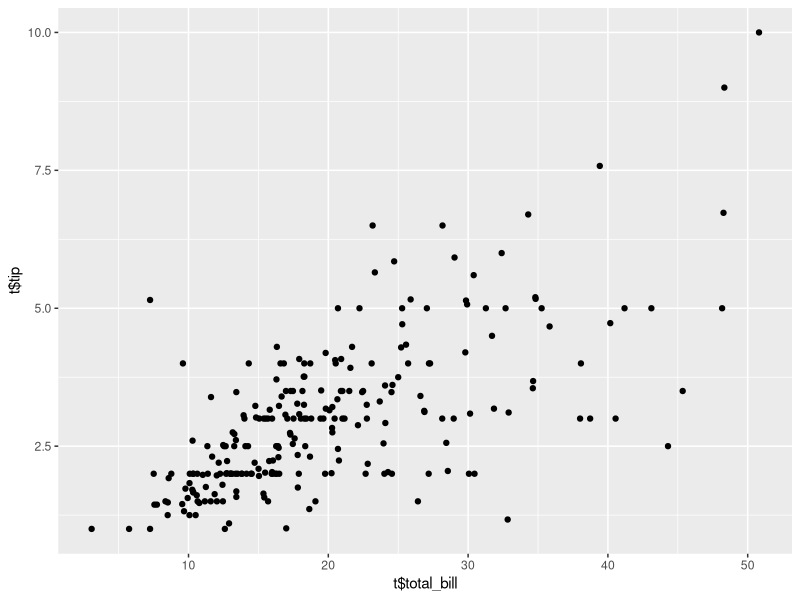
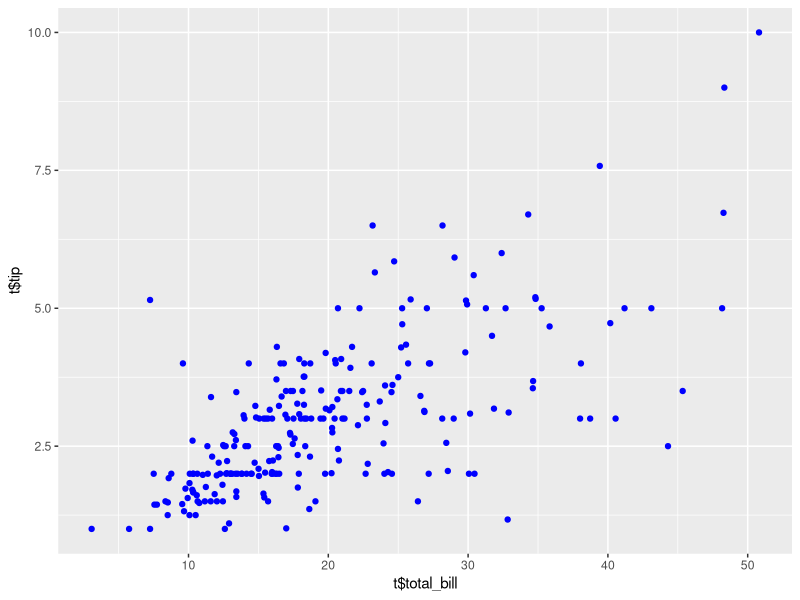
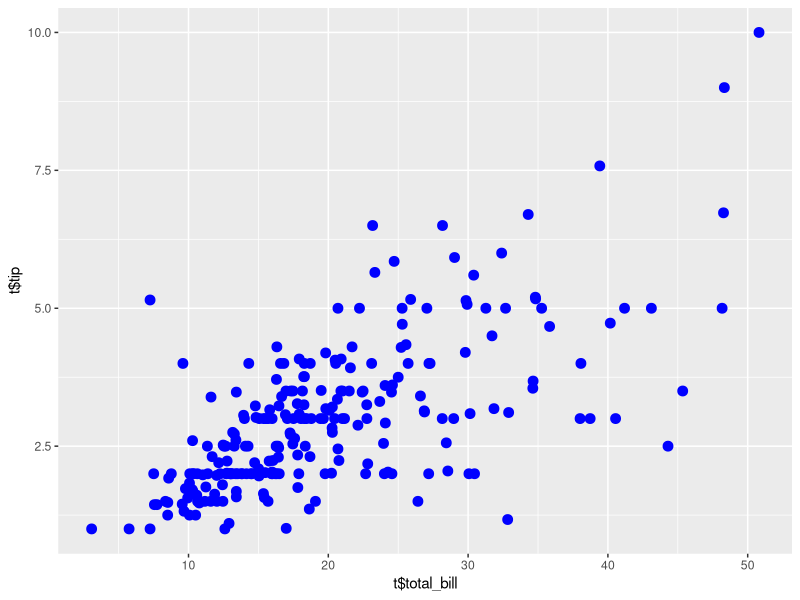
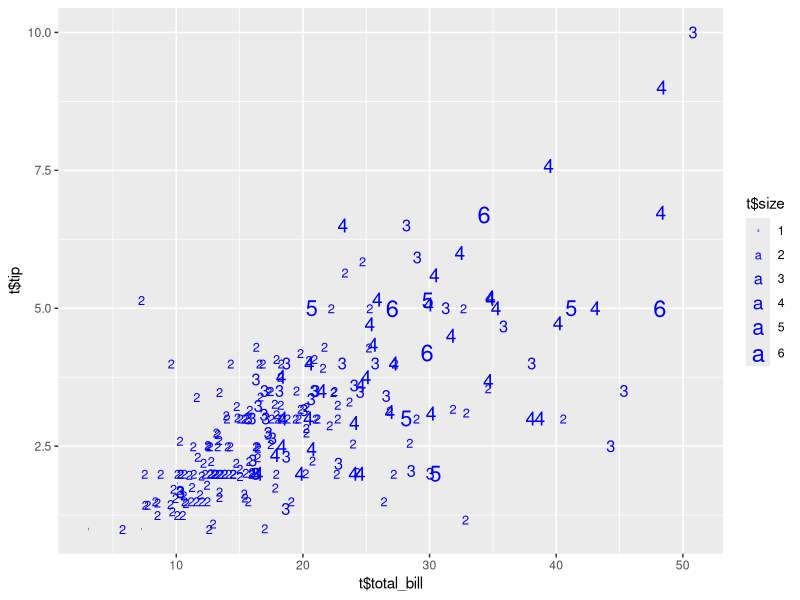
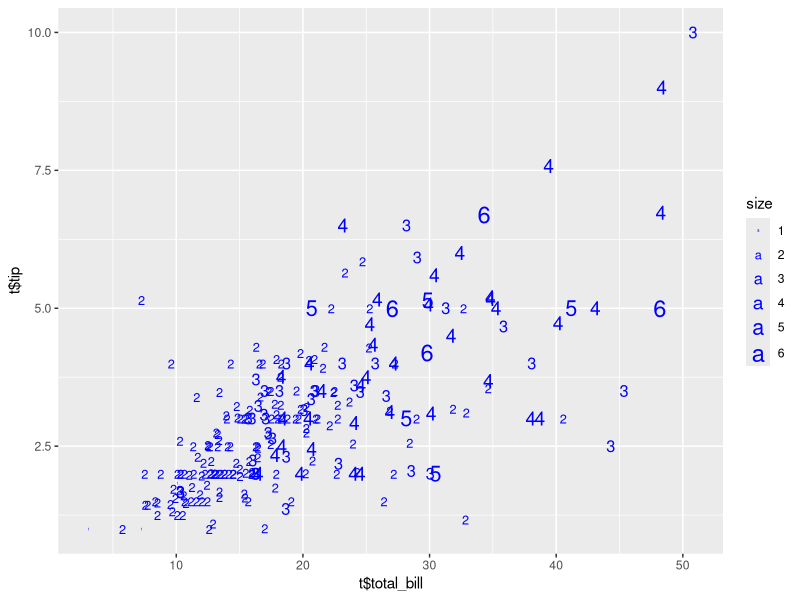
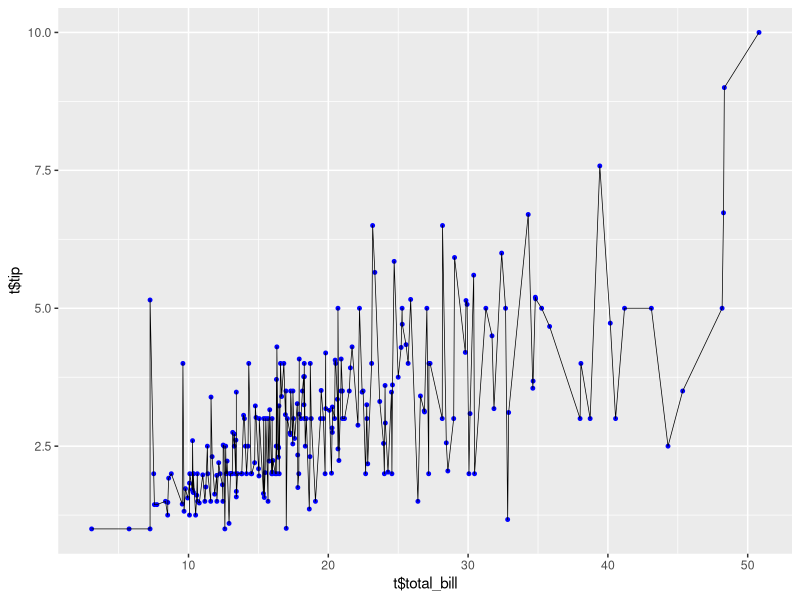
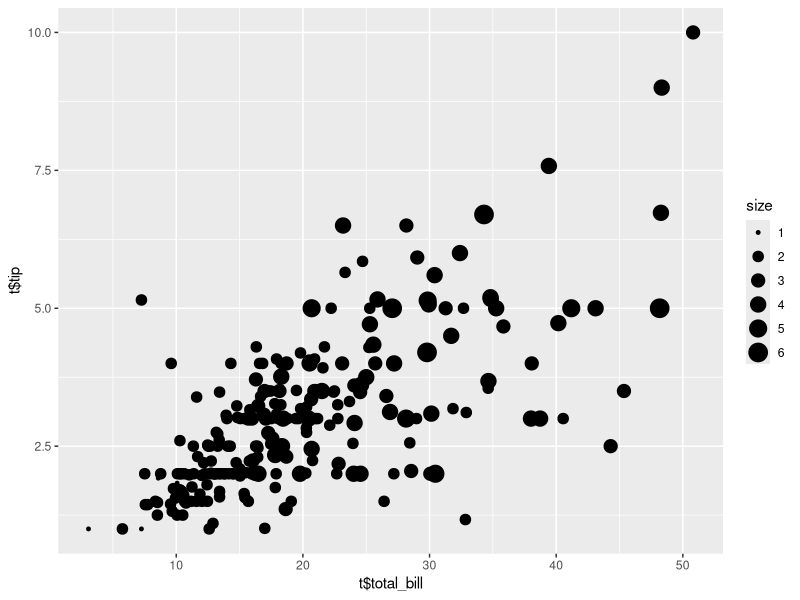
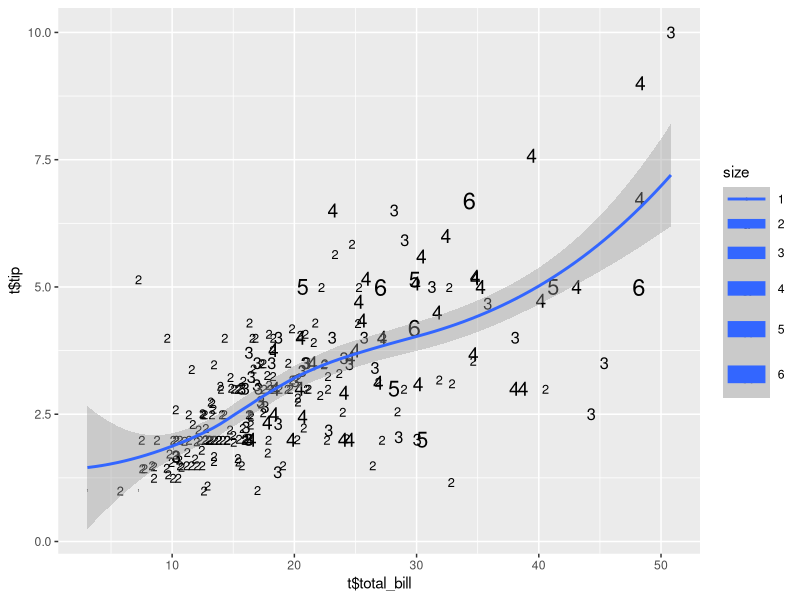

Write the R code that produced these figures, in order.
install.packages('reshape2')
library(reshape2)
library(ggplot2)
t=tips
View(t)

#1.
ggplot(t, aes(t$total_bill, t$tip)) + geom_point()

#2.

ggplot(t, aes(t$total_bill, t$tip)) + geom_point(color='blue')

#3.

ggplot(t, aes(t$total_bill, t$tip)) + geom_point(size=3, color='blue')

#4. Vary the size of the points based on 
#the size of the party

ggplot(t, aes(t$total_bill, t$tip, size=t$size)) + geom_text(label=t$size, col='blue')
#OR
ggplot(t, aes(t$total_bill, t$tip, size=size)) + geom_text(label=t$size, col='blue')

#4.

ggplot(t, aes(t$total_bill, t$tip)) + 
geom_point(size=1, color='blue') +
geom_line(size=0.25, color='black')

#5.

ggplot(t, aes(t$total_bill, t$tip, size=size))+geom_point()

ggplot(t, aes(t$total_bill, t$tip, size=size)) +geom_text(aes(label=size)) +geom_smooth()
# the point size will vary according to the size of team of people.


